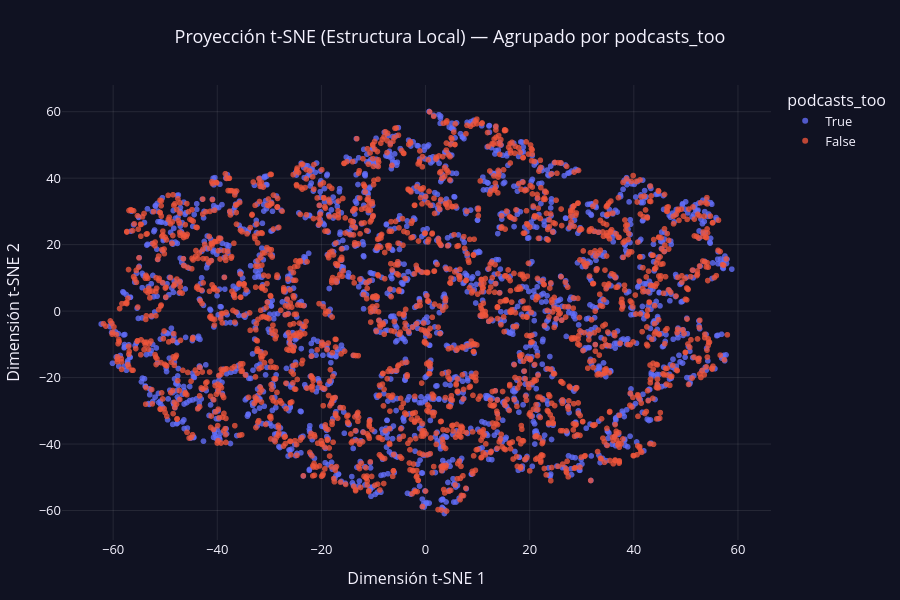

The cell this chart's notebook holds for it:
### Markdown cell above
<div style="border-bottom:2px solid #d5e3ec;padding:18px 0 9px;margin-top:25px;font-family:Arial,sans-serif"><span style="color:#1786a2;font-weight:bold;font-size:13px;letter-spacing:2px">SECCIÓN 06</span><h2 style="color:#122b44;margin:5px 0 4px;font-size:24px">Usuarios y consumo de podcasts</h2></div>

### Code cell
red_model.graficar("podcasts_too", "Proyección t-SNE (Estructura Local) — Agrupado por podcasts_too").show()

### Figure 1 — Plotly figure (JSON) as saved in the notebook; plotly's stock layout.template omitted (floating-point values rounded to 4 significant figures; data arrays with more than 128 entries replaced by an {"elided": "..."} marker saying what was removed)
{"data": [{"hovertemplate": "podcasts_too=True<br>Dimensión t-SNE 1=%{x}<br>Dimensión t-SNE 2=%{y}<extra></extra>", "legendgroup": "True", "marker": {"color": "#636EFA", "line": {"width": 0}, "opacity": 0.78, "size": 6, "symbol": "circle"}, "mode": "markers", "name": "True", "showlegend": true, "type": "scattergl", "x": {"elided": "1872 float values"}, "xaxis": "x", "y": {"elided": "1872 float values"}, "yaxis": "y"}, {"hovertemplate": "podcasts_too=False<br>Dimensión t-SNE 1=%{x}<br>Dimensión t-SNE 2=%{y}<extra></extra>", "legendgroup": "False", "marker": {"color": "#EF553B", "line": {"width": 0}, "opacity": 0.78, "size": 6, "symbol": "circle"}, "mode": "markers", "name": "False", "showlegend": true, "type": "scattergl", "x": {"elided": "2128 float values"}, "xaxis": "x", "y": {"elided": "2128 float values"}, "yaxis": "y"}], "layout": {"autosize": true, "font": {"color": "#F5F3FF", "size": 13}, "height": 600, "legend": {"title": {"text": "podcasts_too"}, "tracegroupgap": 0}, "margin": {"b": 60, "l": 55, "r": 35, "t": 85}, "paper_bgcolor": "#101222", "plot_bgcolor": "#101222", "title": {"text": "Proyección t-SNE (Estructura Local) — Agrupado por podcasts_too", "x": 0.5}, "xaxis": {"anchor": "y", "domain": [0.0, 1.0], "gridcolor": "rgba(255,255,255,0.09)", "title": {"text": "Dimensión t-SNE 1"}, "zeroline": false}, "yaxis": {"anchor": "x", "domain": [0.0, 1.0], "gridcolor": "rgba(255,255,255,0.09)", "title": {"text": "Dimensión t-SNE 2"}, "zeroline": false}}}
